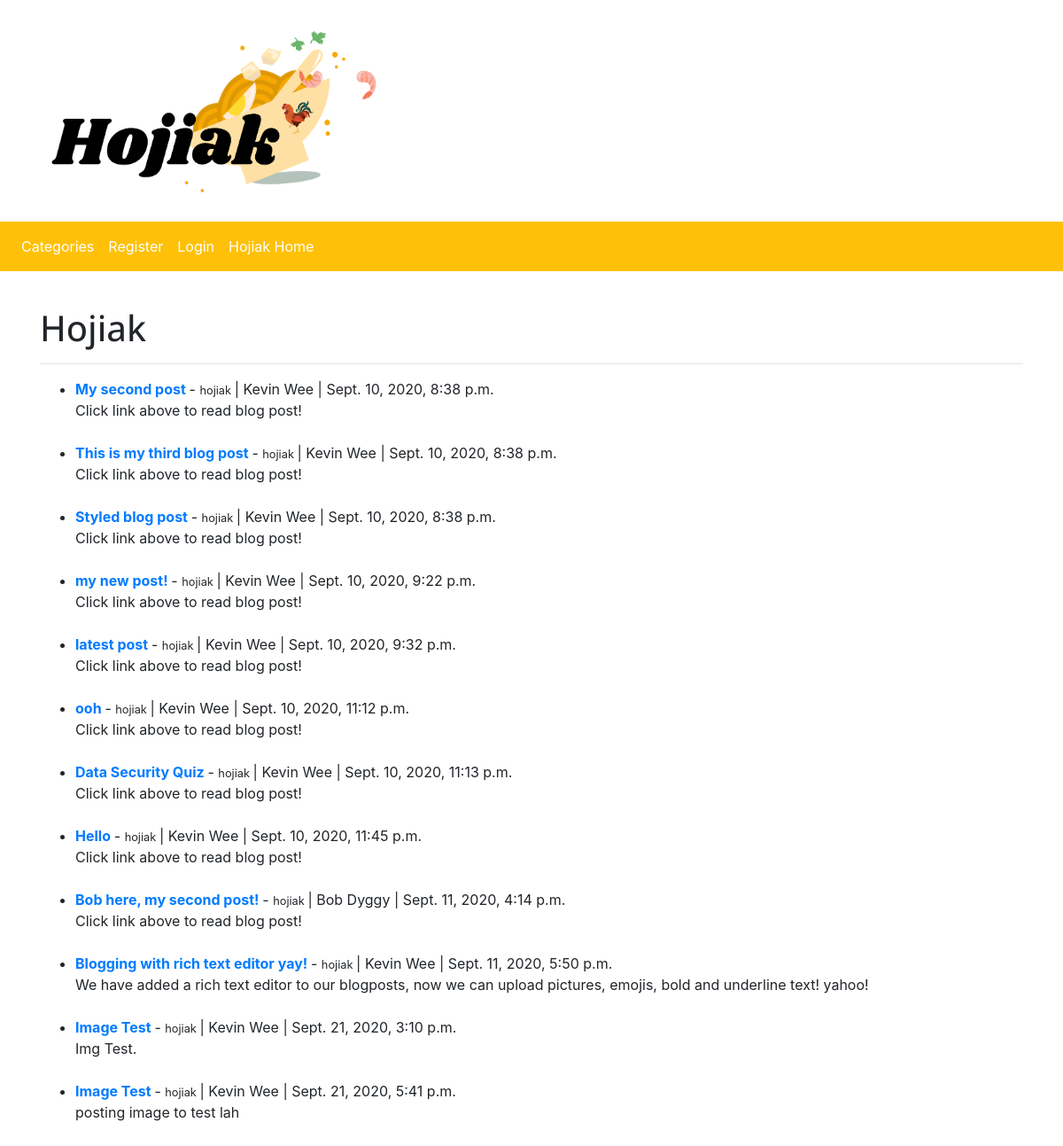
Page /theblog/category/hojiak/ on the earlier database version.
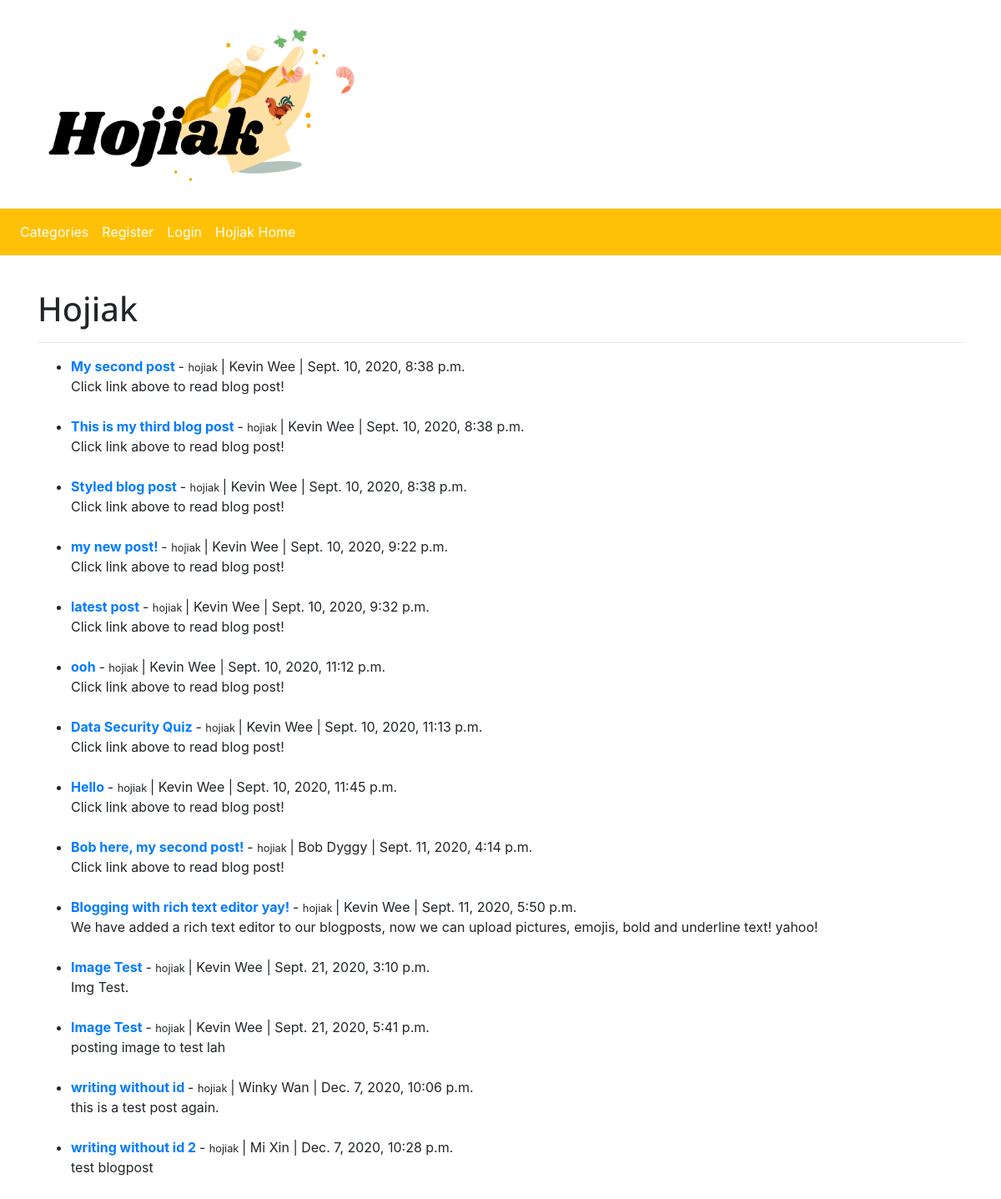
Same page on the later database version.
### theblog/models.py (models this page shows, shortened)
class Post(models.Model):
    title = models.CharField(max_length=255)
    header_image = models.ImageField(null=True, blank=True, upload_to="images/")
    title_tag = models.CharField(max_length=255)
    author = models.ForeignKey(User, on_delete=models.CASCADE)
    body = RichTextField(blank=True, null=True)
    post_date = models.DateTimeField(auto_now_add=True)
    category = models.CharField(max_length=255, default='hojiak')
    snippet = models.CharField(max_length=255)
    likes = models.ManyToManyField(User, related_name='blog_posts')

### theblog/views.py (the view)
# urls.py: path('category/<str:cats>/', CategoryView, name='category'),
def CategoryView(request, cats):
    category_posts = Post.objects.filter(category=cats.replace('-', ' '))
    return render(request, 'categories.html', {'cats':cats.title().replace('-', ' '), 'category_posts': category_posts})

### theblog/templates/categories.html (shortened to what this page needs)
{% extends 'base.html' %}
{% block content %}
{% load static %}
{% if category_posts %}
    <h1> {{ cats }}  </h1>
    <hr>
    <ul>
    {% for post in category_posts %}
    <li> <a href = "{% url 'article-detail' post.pk %}"> <strong> {{ post.title }} </strong> </a> -
    <small>{{ post.category }} </small> |
    {{ post.author.first_name }} {{ post.author.last_name }} |
    {{ post.post_date }}
    <br/>
    {{ post.snippet }} </li>
    <br/>
    {% endfor %}
    </ul>
{% else %}
    <h2> Sorry there are no posts under this category yet... be the first to create one! </h2>
{% endif %}
{% endblock %}

Differences in the rows shown:
added Post: title "writing without id", category "hojiak", author.first_name "Winky", author.last_name "Wan", post_date "Dec. 7, 2020, 10:06 p.m.", snippet "this is a test post again."
added Post: title "writing without id 2", category "hojiak", author.first_name "Mi", author.last_name "Xin", post_date "Dec. 7, 2020, 10:28 p.m.", snippet "test blogpost"
